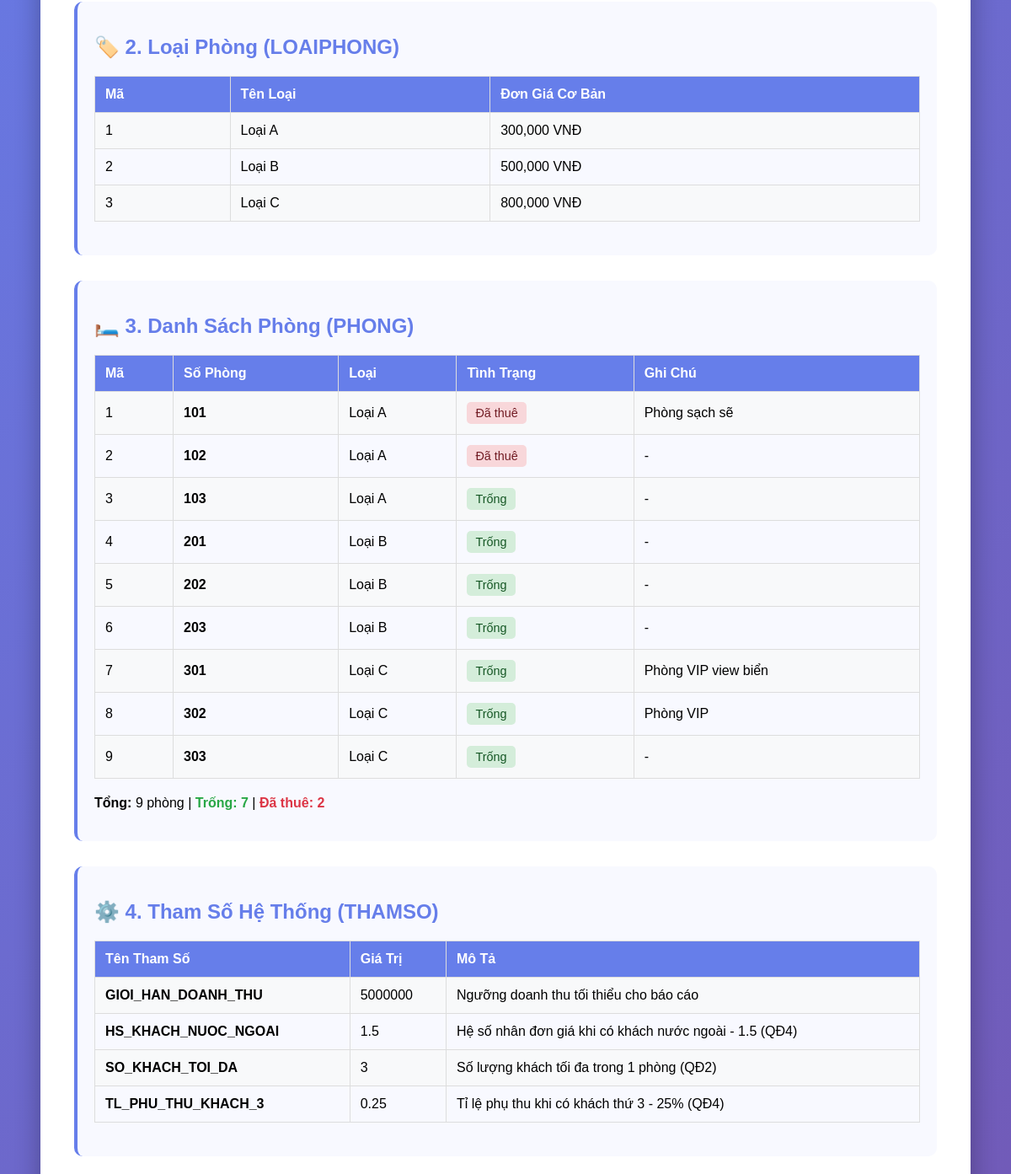
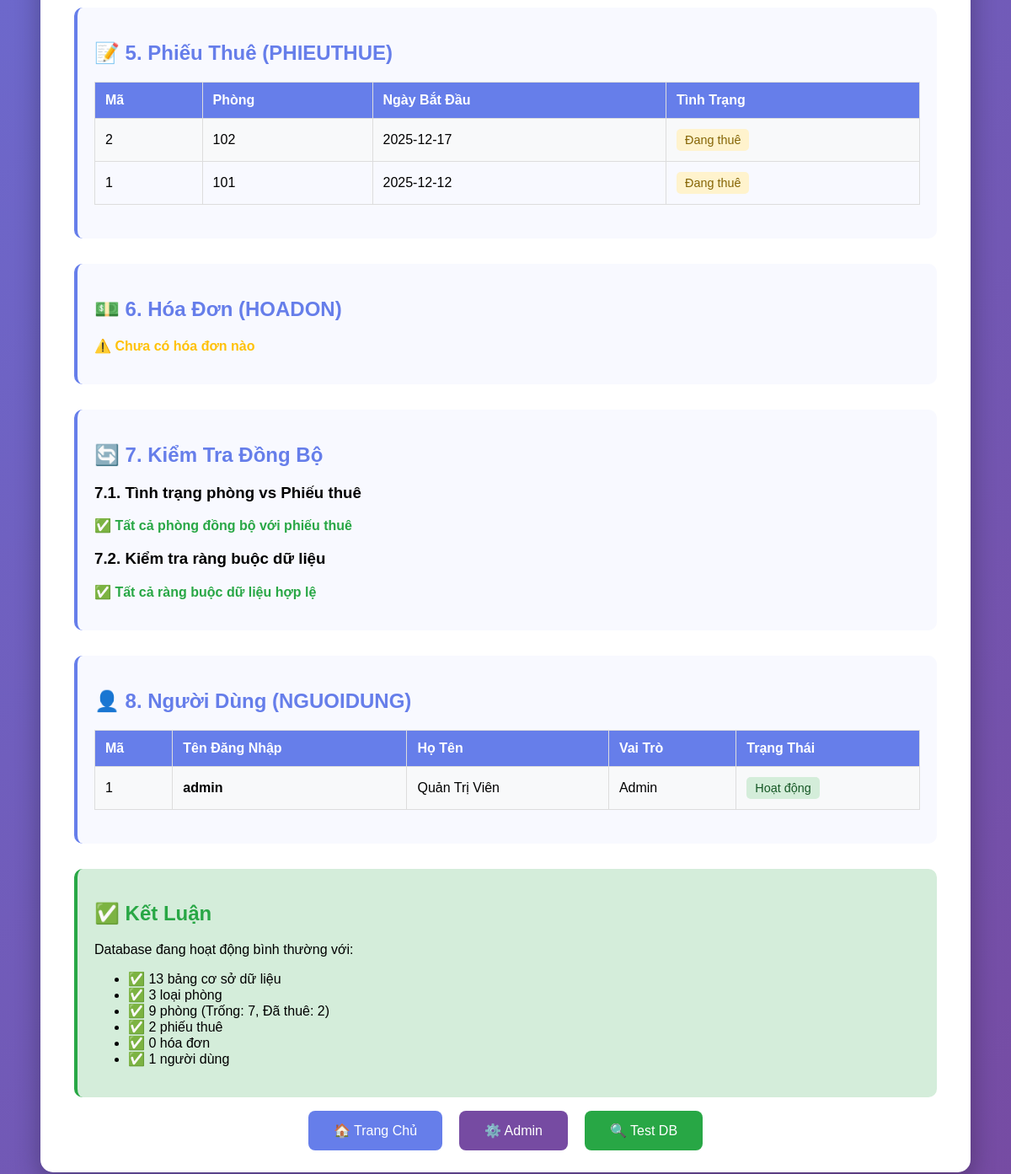
Page /check_sync.php (lower part) on the earlier database version (2 pictures, top to bottom).
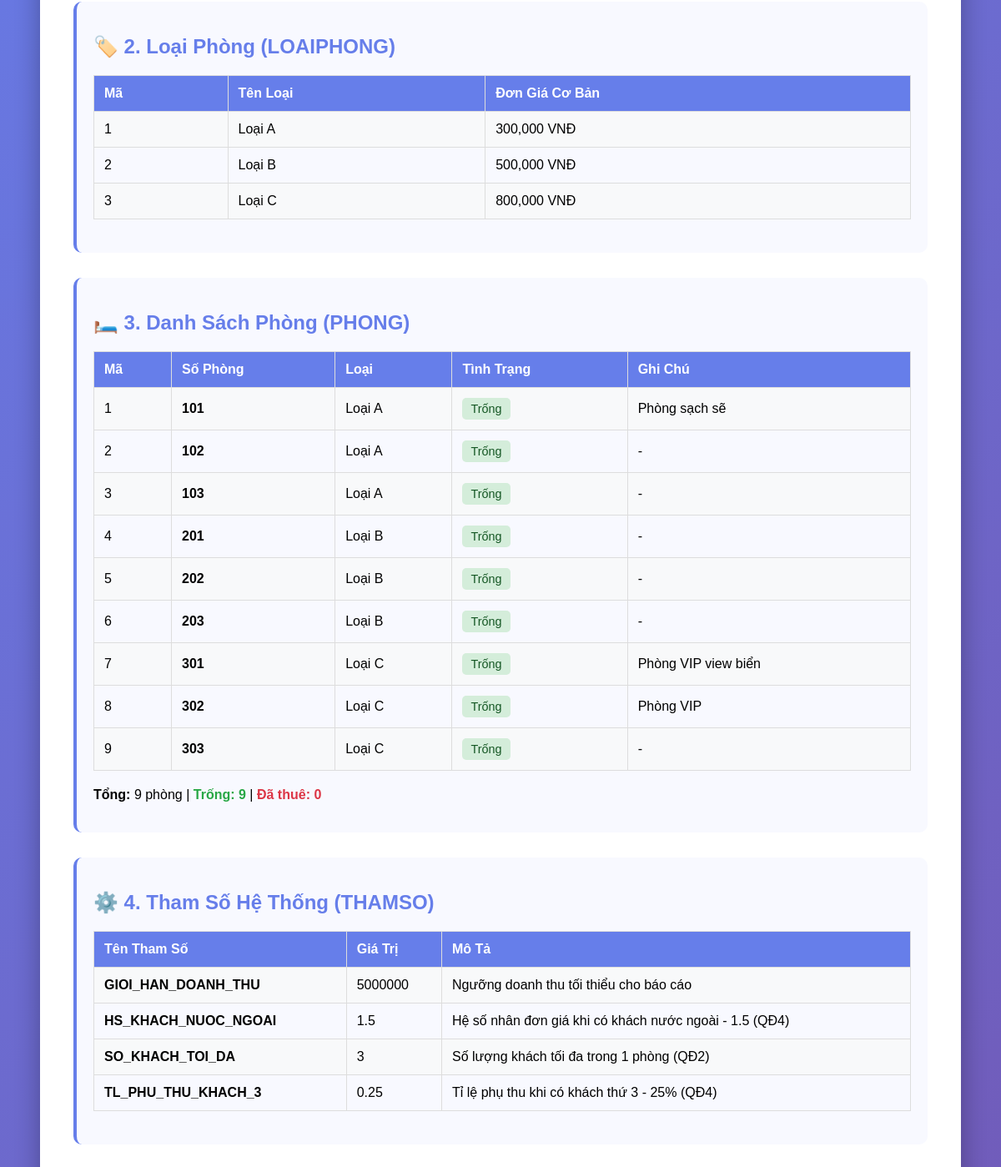
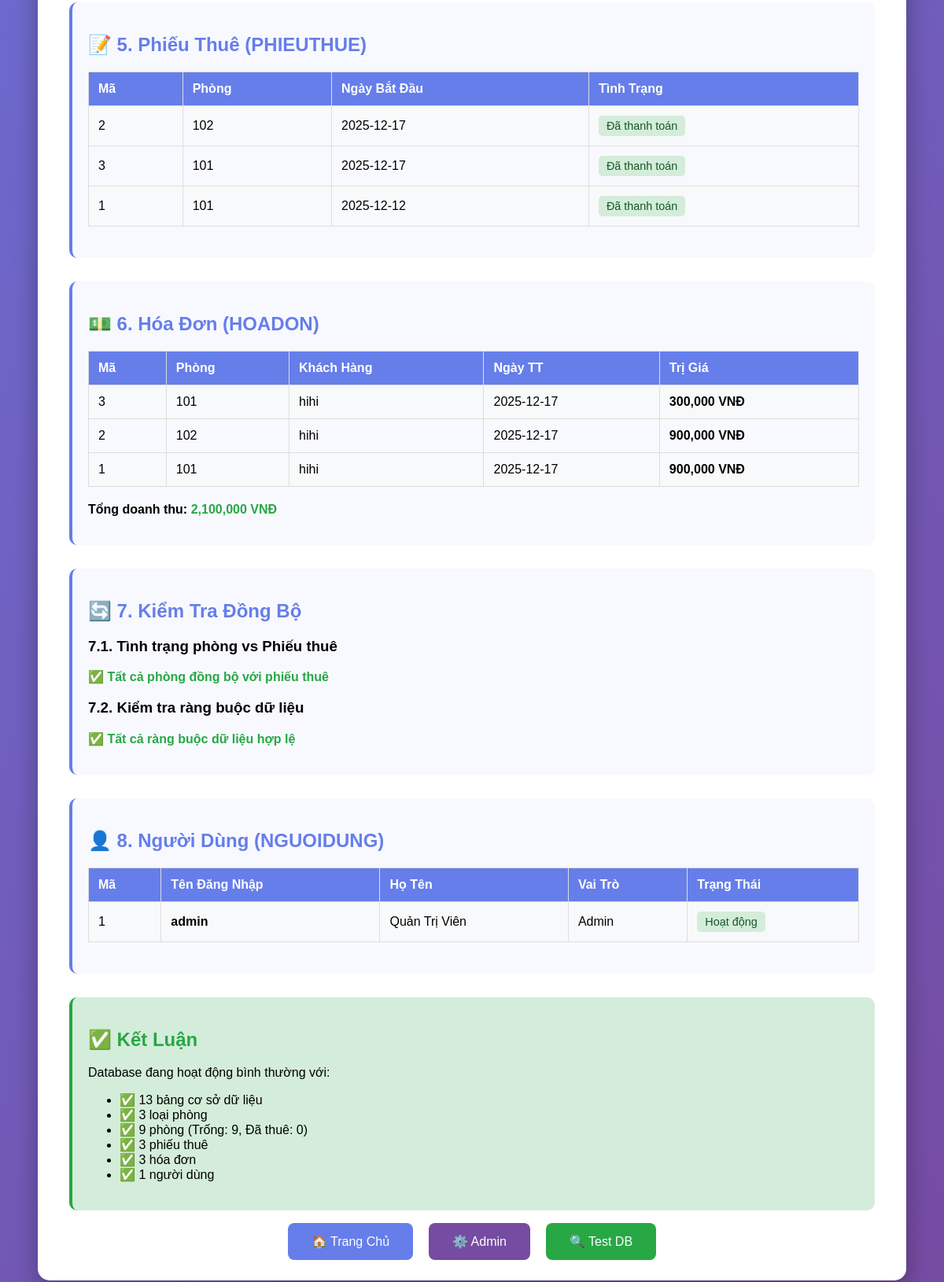
Same page on the later database version (2 pictures, top to bottom).
### tables this page shows
CREATE TABLE LOAIPHONG (
MaLoaiPhong INTEGER PRIMARY KEY AUTOINCREMENT,
TenLoai TEXT NOT NULL UNIQUE,
DonGiaCoBan REAL NOT NULL CHECK(DonGiaCoBan > 0)
);

CREATE TABLE PHONG (
MaPhong INTEGER PRIMARY KEY AUTOINCREMENT,
SoPhong TEXT NOT NULL UNIQUE,
MaLoaiPhong INTEGER NOT NULL,
TinhTrang TEXT DEFAULT 'Trống' CHECK(TinhTrang IN ('Trống', 'Đã thuê')),
GhiChu TEXT,
FOREIGN KEY (MaLoaiPhong) REFERENCES LOAIPHONG(MaLoaiPhong) ON DELETE RESTRICT ON UPDATE CASCADE
);

CREATE TABLE THAMSO (
TenThamSo TEXT PRIMARY KEY,
GiaTri REAL NOT NULL,
MoTa TEXT
);

CREATE TABLE PHIEUTHUE (
MaPhieuThue INTEGER PRIMARY KEY AUTOINCREMENT,
MaPhong INTEGER NOT NULL,
MaKhachHangUser INTEGER,
NgayBatDauThue DATE NOT NULL DEFAULT (date('now')),
SoDem INTEGER NOT NULL DEFAULT 1 CHECK(SoDem BETWEEN 1 AND 14),
TinhTrangPhieu TEXT DEFAULT 'Đang thuê' CHECK(TinhTrangPhieu IN ('Đang thuê', 'Đã thanh toán', 'Đã hủy')),
FOREIGN KEY (MaPhong) REFERENCES PHONG(MaPhong) ON DELETE RESTRICT ON UPDATE CASCADE,
FOREIGN KEY (MaKhachHangUser) REFERENCES KHACHHANG_USERS(MaKhachHangUser) ON DELETE SET NULL ON UPDATE CASCADE
);

CREATE TABLE NGUOIDUNG (
MaNguoiDung INTEGER PRIMARY KEY AUTOINCREMENT,
TenDangNhap TEXT UNIQUE NOT NULL,
MatKhau TEXT NOT NULL,
HoTen TEXT NOT NULL,
VaiTro TEXT DEFAULT 'NhanVien',
TrangThai TEXT DEFAULT 'Hoạt động',
NgayTao DATETIME DEFAULT CURRENT_TIMESTAMP
);

CREATE TABLE HOADON (
MaHoaDon INTEGER PRIMARY KEY AUTOINCREMENT,
MaPhieuThue INTEGER NOT NULL UNIQUE,
TenKhachHangCoQuan TEXT NOT NULL,
DiaChiThanhToan TEXT,
NgayThanhToan DATE NOT NULL DEFAULT (date('now')),
TriGia REAL NOT NULL CHECK(TriGia >= 0),
FOREIGN KEY (MaPhieuThue) REFERENCES PHIEUTHUE(MaPhieuThue) ON DELETE RESTRICT ON UPDATE CASCADE
);

### check_sync.php (the view, shortened to what the changed rows need)
<?php
$database = new Database();
$db = $database->connect();
echo "<!DOCTYPE html>
<html lang='vi'>
<head>
    <meta charset='UTF-8'>
    <title>Kiểm tra đồng bộ Database</title>
    <style>
        body {
            font-family: Arial;
            padding: 40px;
            background: linear-gradient(135deg, #667eea 0%, #764ba2 100%);
            min-height: 100vh;
        }
        .container {
            max-width: 1200px;
            background: white;
            padding: 40px;
            border-radius: 15px;
            box-shadow: 0 10px 30px rgba(0,0,0,0.3);
            margin: 0 auto;
        }
        h1, h2 { color: #667eea; }
        .success { color: #28a745; font-weight: bold; }
        .error { color: #dc3545; font-weight: bold; }
        .warning { color: #ffc107; font-weight: bold; }
        table {
            width: 100%;
            border-collapse: collapse;
            margin: 20px 0;
        }
        th, td {
            border: 1px solid #ddd;
            padding: 12px;
            text-align: left;
        }
        th {
            background: #667eea;
            color: white;
        }
        tr:nth-child(even) { background: #f8f9fa; }
        .section {
            margin: 30px 0;
            padding: 20px;
            background: #f8f9ff;
            border-radius: 10px;
            border-left: 4px solid #667eea;
        }
        .badge {
            display: inline-block;
            padding: 5px 10px;
            border-radius: 5px;
            font-size: 0.9em;
        }
        .badge-success { background: #d4edda; color: #155724; }
        .badge-danger { background: #f8d7da; color: #721c24; }
        .badge-warning { background: #fff3cd; color: #856404; }
    </style>
</head>
<body>
<div class='container'>";
$tables = $db->query("SELECT name FROM sqlite_master WHERE type='table' ORDER BY name")->fetchAll(PDO::FETCH_COLUMN);
echo "<div class='section'>";
echo "<h2>🏷️ 2. Loại Phòng (LOAIPHONG)</h2>";
$loaiPhongs = $db->query("SELECT * FROM LOAIPHONG ORDER BY TenLoai")->fetchAll();
echo "<table>";
echo "<tr><th>Mã</th><th>Tên Loại</th><th>Đơn Giá Cơ Bản</th></tr>";
foreach ($loaiPhongs as $lp) {
    echo "<tr>";
    echo "<td>{$lp['MaLoaiPhong']}</td>";
    echo "<td>{$lp['TenLoai']}</td>";
    echo "<td>" . number_format($lp['DonGiaCoBan']) . " VNĐ</td>";
    echo "</tr>";
}
echo "</table>";
echo "</div>";
echo "<div class='section'>";
echo "<h2>🛏️ 3. Danh Sách Phòng (PHONG)</h2>";
$phongs = $db->query("SELECT P.*, L.TenLoai FROM PHONG P
                      JOIN LOAIPHONG L ON P.MaLoaiPhong = L.MaLoaiPhong
                      ORDER BY P.SoPhong")->fetchAll();
echo "<table>";
echo "<tr><th>Mã</th><th>Số Phòng</th><th>Loại</th><th>Tình Trạng</th><th>Ghi Chú</th></tr>";
$phongTrong = 0;
$phongDaThue = 0;
foreach ($phongs as $p) {
    $badge = $p['TinhTrang'] == 'Trống' ? 'badge-success' : 'badge-danger';
    if ($p['TinhTrang'] == 'Trống') $phongTrong++;
    else $phongDaThue++;
    echo "<tr>";
    echo "<td>{$p['MaPhong']}</td>";
    echo "<td><strong>{$p['SoPhong']}</strong></td>";
    echo "<td>{$p['TenLoai']}</td>";
    echo "<td><span class='badge $badge'>{$p['TinhTrang']}</span></td>";
    echo "<td>" . ($p['GhiChu'] ?? '-') . "</td>";
    echo "</tr>";
}
echo "</table>";
echo "<p><strong>Tổng:</strong> " . count($phongs) . " phòng | ";
echo "<span class='success'>Trống: $phongTrong</span> | ";
echo "<span class='error'>Đã thuê: $phongDaThue</span></p>";
echo "</div>";
echo "<div class='section'>";
echo "<h2>⚙️ 4. Tham Số Hệ Thống (THAMSO)</h2>";
$thamSos = $db->query("SELECT * FROM THAMSO ORDER BY TenThamSo")->fetchAll();
echo "<table>";
echo "<tr><th>Tên Tham Số</th><th>Giá Trị</th><th>Mô Tả</th></tr>";
foreach ($thamSos as $ts) {
    echo "<tr>";
    echo "<td><strong>{$ts['TenThamSo']}</strong></td>";
    echo "<td>{$ts['GiaTri']}</td>";
    echo "<td>{$ts['MoTa']}</td>";
    echo "</tr>";
}
echo "</table>";
echo "</div>";
echo "<div class='section'>";
echo "<h2>📝 5. Phiếu Thuê (PHIEUTHUE)</h2>";
$phieuThues = $db->query("SELECT PT.*, P.SoPhong FROM PHIEUTHUE PT
                          JOIN PHONG P ON PT.MaPhong = P.MaPhong
                          ORDER BY PT.NgayBatDauThue DESC")->fetchAll();
if (count($phieuThues) > 0) {
    echo "<table>";
    echo "<tr><th>Mã</th><th>Phòng</th><th>Ngày Bắt Đầu</th><th>Tình Trạng</th></tr>";
    foreach ($phieuThues as $pt) {
        $badge = $pt['TinhTrangPhieu'] == 'Đang thuê' ? 'badge-warning' :
                ($pt['TinhTrangPhieu'] == 'Đã thanh toán' ? 'badge-success' : 'badge-danger');
        echo "<tr>";
        echo "<td>{$pt['MaPhieuThue']}</td>";
        echo "<td>{$pt['SoPhong']}</td>";
        echo "<td>{$pt['NgayBatDauThue']}</td>";
        echo "<td><span class='badge $badge'>{$pt['TinhTrangPhieu']}</span></td>";
        echo "</tr>";
    }
    echo "</table>";
} else {
    echo "<p class='warning'>⚠️ Chưa có phiếu thuê nào</p>";
}
echo "</div>";
echo "<div class='section'>";
echo "<h2>💵 6. Hóa Đơn (HOADON)</h2>";
$hoaDons = $db->query("SELECT H.*, P.SoPhong FROM HOADON H
                       JOIN PHIEUTHUE PT ON H.MaPhieuThue = PT.MaPhieuThue
                       JOIN PHONG P ON PT.MaPhong = P.MaPhong
                       ORDER BY H.NgayThanhToan DESC")->fetchAll();
if (count($hoaDons) > 0) {
    echo "<table>";
    echo "<tr><th>Mã</th><th>Phòng</th><th>Khách Hàng</th><th>Ngày TT</th><th>Trị Giá</th></tr>";
    $tongDoanhThu = 0;
    foreach ($hoaDons as $hd) {
        $tongDoanhThu += $hd['TriGia'];
        echo "<tr>";
        echo "<td>{$hd['MaHoaDon']}</td>";
        echo "<td>{$hd['SoPhong']}</td>";
        echo "<td>{$hd['TenKhachHangCoQuan']}</td>";
        echo "<td>{$hd['NgayThanhToan']}</td>";
        echo "<td><strong>" . number_format($hd['TriGia']) . " VNĐ</strong></td>";
        echo "</tr>";
    }
    echo "</table>";
    echo "<p><strong>Tổng doanh thu:</strong> <span class='success'>" . number_format($tongDoanhThu) . " VNĐ</span></p>";
} else {
    echo "<p class='warning'>⚠️ Chưa có hóa đơn nào</p>";
}
echo "</div>";
echo "<div class='section'>";
echo "<h2>🔄 7. Kiểm Tra Đồng Bộ</h2>";
echo "</div>";
echo "<div class='section'>";
echo "<h2>👤 8. Người Dùng (NGUOIDUNG)</h2>";
$users = $db->query("SELECT MaNguoiDung, TenDangNhap, HoTen, VaiTro, TrangThai FROM NGUOIDUNG")->fetchAll();
echo "<table>";
echo "<tr><th>Mã</th><th>Tên Đăng Nhập</th><th>Họ Tên</th><th>Vai Trò</th><th>Trạng Thái</th></tr>";
foreach ($users as $u) {
    $badge = $u['TrangThai'] == 'Hoạt động' ? 'badge-success' : 'badge-danger';
    echo "<tr>";
    echo "<td>{$u['MaNguoiDung']}</td>";
    echo "<td><strong>{$u['TenDangNhap']}</strong></td>";
    echo "<td>{$u['HoTen']}</td>";
    echo "<td>{$u['VaiTro']}</td>";
    echo "<td><span class='badge $badge'>{$u['TrangThai']}</span></td>";
    echo "</tr>";
}
echo "</table>";
echo "</div>";
echo "<div class='section' style='background: #d4edda; border-color: #28a745;'>";
echo "<h2 class='success'>✅ Kết Luận</h2>";
echo "<ul>";
echo "<li>✅ " . count($tables) . " bảng cơ sở dữ liệu</li>";
echo "<li>✅ " . count($loaiPhongs) . " loại phòng</li>";
echo "<li>✅ " . count($phongs) . " phòng (Trống: $phongTrong, Đã thuê: $phongDaThue)</li>";
echo "<li>✅ " . count($phieuThues) . " phiếu thuê</li>";
echo "<li>✅ " . count($hoaDons) . " hóa đơn</li>";
echo "<li>✅ " . count($users) . " người dùng</li>";
echo "</ul>";
echo "</div>";
echo "</div></body></html>";
?>

Differences in the rows shown:
changed phong "Phòng sạch sẽ": TinhTrang "Đã thuê" → "Trống"
changed phong id 2: TinhTrang "Đã thuê" → "Trống"
changed phieuthue id 2: TinhTrangPhieu "Đang thuê" → "Đã thanh toán"
added phieuthue: MaPhieuThue "3", MaPhong.SoPhong "101", NgayBatDauThue "2025-12-17", TinhTrangPhieu "Đã thanh toán"
changed phieuthue id 1: TinhTrangPhieu "Đang thuê" → "Đã thanh toán"
added hoadon: MaHoaDon "3", phong.SoPhong "101", TenKhachHangCoQuan "hihi", NgayThanhToan "2025-12-17", TriGia "300,000"
added hoadon: MaHoaDon "2", phong.SoPhong "102", TenKhachHangCoQuan "hihi", NgayThanhToan "2025-12-17", TriGia "900,000"
added hoadon: MaHoaDon "1", phong.SoPhong "101", TenKhachHangCoQuan "hihi", NgayThanhToan "2025-12-17", TriGia "900,000"
Other differences:
$phongTrong: "7" → "9"
$phongDaThue: "2" → "0"
$tongDoanhThu: (not shown) → "2,100,000"
count($phieuThues): "2" → "3"
count($hoaDons): "0" → "3"
text no longer shown: "⚠️ Chưa có hóa đơn nào"
text now shown: "Mã Phòng Khách Hàng Ngày TT Trị Giá Tổng doanh thu: VNĐ"
